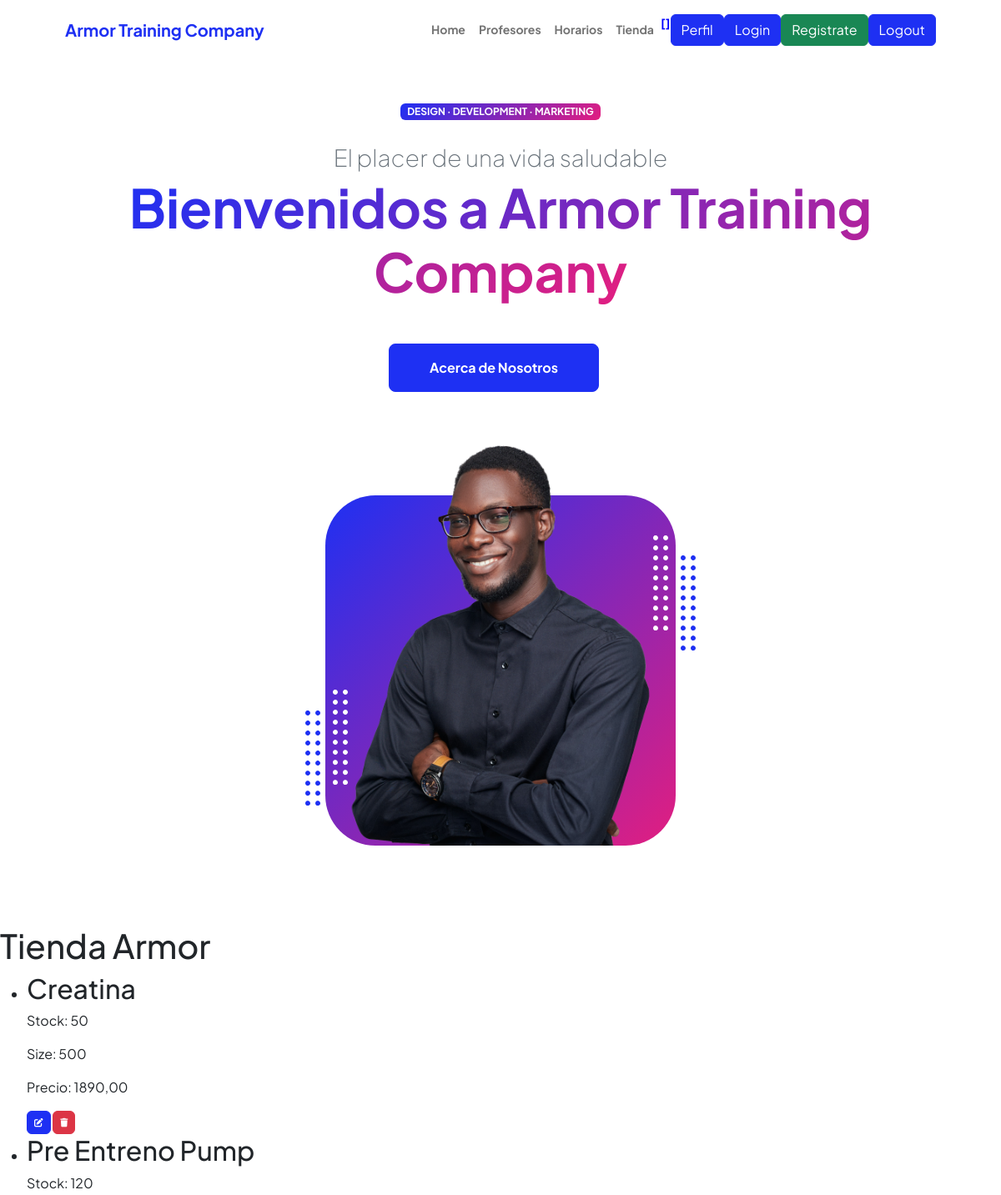
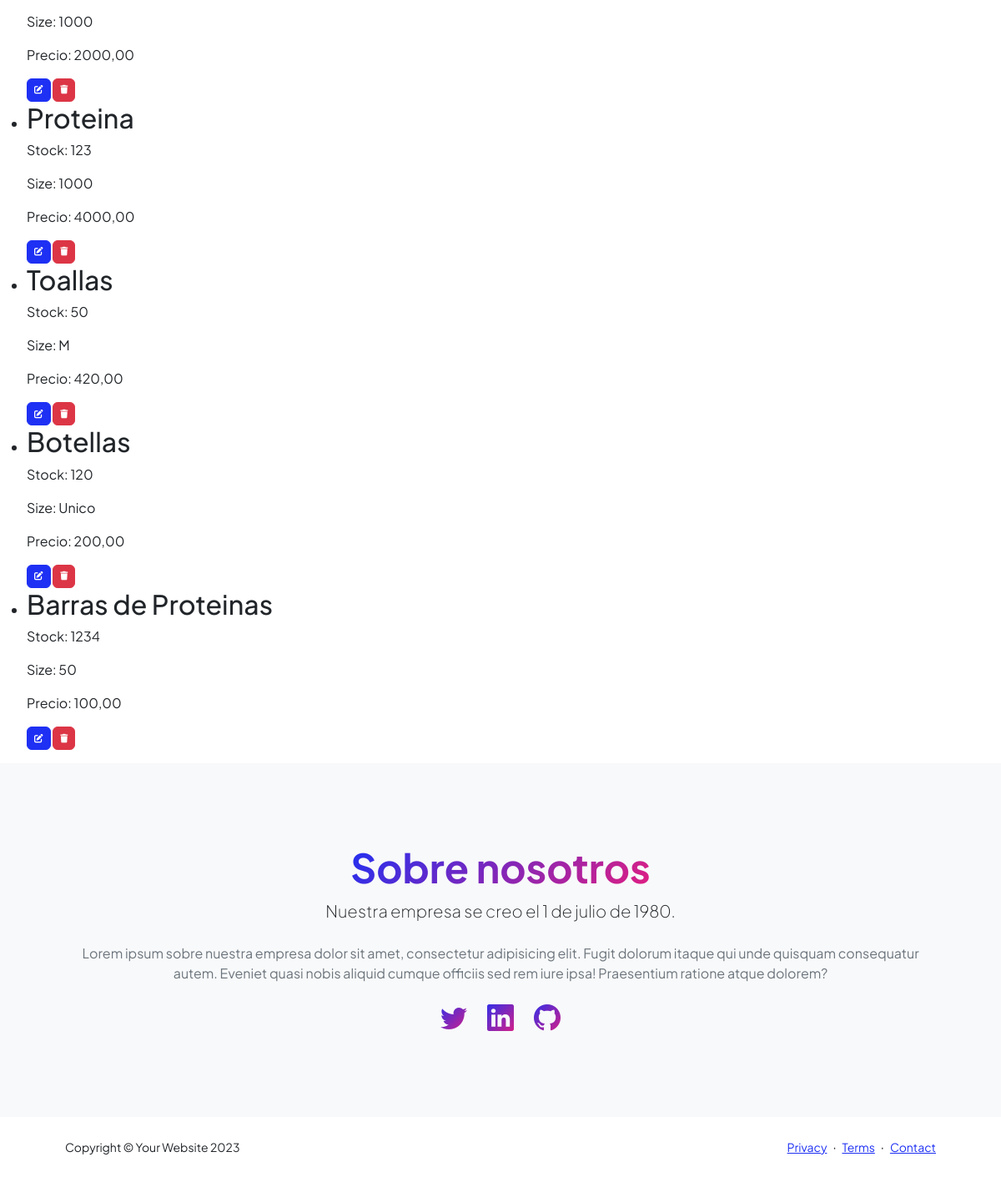
Page /comprar/ (signed in) on the committed database (2 pictures, top to bottom).
### entidades/models.py (models this page shows, shortened)
class Compras(models.Model):
    nombre = models.CharField(max_length=100)
    stock = models.IntegerField()
    size = models.CharField(max_length=50)
    precio = models.DecimalField(max_digits=10, decimal_places=2, default=0.00)

### entidades/views.py (the view)
# urls.py: path('comprar/', comprar, name="comprar"),
@login_required
def comprar(request):
    contexto= {"comprar":Compras.objects.all()}
    return render(request,"entidades/comprar.html", contexto)

### entidades/templates/entidades/comprar.html (shortened to what this page needs)
{% extends 'entidades/index.html' %}
{% block contenido %}
<h1>Tienda Armor</h1>
<ul>
    {% for compra in comprar %}
    <li>
        <h2>{{ compra.nombre }}</h2>
        <p>Stock: {{ compra.stock }}</p>
        <p>Size: {{ compra.size }}</p>
        <p>Precio: {{ compra.precio }}</p>
        <a
            href="{% url 'comprarUpdate' compra.id %}"
            class="btn btn-primary"
            style="--bs-btn-padding-y: .25rem; --bs-btn-padding-x: .5rem; --bs-btn-font-size: .75rem;">
        </a>
        <a
            href="{% url 'comprarDelete' compra.id %}"
            class="btn btn-danger"
            style="--bs-btn-padding-y: .25rem; --bs-btn-padding-x: .5rem; --bs-btn-font-size: .75rem;">
        </a>
    </li>
    {% empty %}
    <li>No hay productos disponibles.</li>
    {% endfor %}
</ul>
{% endblock %}

### entidades/templates/entidades/index.html (shortened to what this page needs)
<!DOCTYPE html>
<html lang="en">
    <head>
        {% load static %}
        <link href="https://cdn.jsdelivr.net/npm/bootstrap-icons@1.8.1/font/bootstrap-icons.css" rel="stylesheet" />
        <link rel="stylesheet" href="https://cdnjs.cloudflare.com/ajax/libs/font-awesome/6.4.0/css/all.min.css">
        <link href="{% static 'css/styles.css' %}" rel="stylesheet" />
    </head>
    <body class="d-flex flex-column h-100">
        <main class="flex-shrink-0">
            <nav class="navbar navbar-expand-lg navbar-light bg-white py-3">
                <div class="container px-5">
                    <a class="navbar-brand" href="{% url 'home' %}"><span class="fw-bolder text-primary">Armor Training Company</span></a>
                    <div class="collapse navbar-collapse" id="navbarSupportedContent">
                        <ul class="navbar-nav ms-auto mb-2 mb-lg-0 small fw-bolder">
                            <li class="nav-item"><a class="nav-link" href="{% url 'home' %}">Home</a></li>
                            <li class="nav-item"><a class="nav-link" href="{% url 'profesores' %}">Profesores</a></li>
                            <li class="nav-item"><a class="nav-link" href="{% url 'visitantes' %}">Horarios</a></li>
                            <li class="nav-item"><a class="nav-link" href="{% url 'comprar' %}">Tienda  </a></li>
                            <p style="color:blue"> [{{user.first_name}}]</p>
                            <a class="btn btn-primary" href="{% url 'perfil' %}">Perfil</a>
                            <a class="btn btn-primary" href="{% url 'login' %}">Login</a>
                            <a class="btn btn-success" href="{% url 'registro' %}">Registrate</a>
                            <a class="btn btn-primary" href="{% url 'logout' %}">Logout</a>
                        </ul>
                    </div>
                </div>
            </nav>
            <header class="py-5">
                <div class="container px-5 pb-5">
                    <div class="row gx-5 align-items-center">
                        <div class="col-xxl-5">
                            <div class="text-center text-xxl-start">
                                <div class="badge bg-gradient-primary-to-secondary text-white mb-4"><div class="text-uppercase">Design &middot; Development &middot; Marketing</div></div>
                                <div class="fs-3 fw-light text-muted">El placer de una vida saludable</div>
                                <h1 class="display-3 fw-bolder mb-5"><span class="text-gradient d-inline">Bienvenidos a Armor Training Company</span></h1>
                                <div class="d-grid gap-3 d-sm-flex justify-content-sm-center justify-content-xxl-start mb-3">
                                    <a class="btn btn-primary btn-lg px-5 py-3 me-sm-3 fs-6 fw-bolder" href="{% url 'home' %}">Acerca de Nosotros</a>
                                </div>
                            </div>
                        </div>
                        <div class="col-xxl-7">
                            <div class="d-flex justify-content-center mt-5 mt-xxl-0">
                                <div class="profile bg-gradient-primary-to-secondary">
                                    <img class="profile-img" src="assets/profile.png" alt="..." />
                                    <div class="dots-1">
                                    </div>
                                    <div class="dots-2">
                                    </div>
                                    <div class="dots-3">
                                    </div>
                                    <div class="dots-4">
                                    </div>
                                </div>
                            </div>
                        </div>
                    </div>
                </div>
            </header>
            {% block contenido %}{% endblock contenido %}
            <section class="bg-light py-5">
                <div class="container px-5">
                    <div class="row gx-5 justify-content-center">
                        <div class="col-xxl-8">
                            <div class="text-center my-5">
                                <h2 class="display-5 fw-bolder"><span class="text-gradient d-inline">Sobre nosotros</span></h2>
                                <p class="lead fw-light mb-4">Nuestra empresa se creo el 1 de julio de 1980.</p>
                                <p class="text-muted">Lorem ipsum sobre nuestra empresa dolor sit amet, consectetur adipisicing elit. Fugit dolorum itaque qui unde quisquam consequatur autem. Eveniet quasi nobis aliquid cumque officiis sed rem iure ipsa! Praesentium ratione atque dolorem?</p>
                                <div class="d-flex justify-content-center fs-2 gap-4">
                                    <a class="text-gradient" href="#!"><i class="bi bi-twitter"></i></a>
                                    <a class="text-gradient" href="#!"><i class="bi bi-linkedin"></i></a>
                                    <a class="text-gradient" href="#!"><i class="bi bi-github"></i></a>
                                </div>
                            </div>
                        </div>
                    </div>
                </div>
            </section>
        </main>
        <footer class="bg-white py-4 mt-auto">
            <div class="container px-5">
                <div class="row align-items-center justify-content-between flex-column flex-sm-row">
                    <div class="col-auto"><div class="small m-0">Copyright &copy; Your Website 2023</div></div>
                    <div class="col-auto">
                        <a class="small" href="#!">Privacy</a>
                        <span class="mx-1">&middot;</span>
                        <a class="small" href="#!">Terms</a>
                        <span class="mx-1">&middot;</span>
                        <a class="small" href="#!">Contact</a>
                    </div>
                </div>
            </div>
        </footer>
    </body>
</html>

### rows in the picture
Compras: nombre "Creatina", stock "50", size "500", precio "1890,00"
Compras: nombre "Pre Entreno Pump", stock "120", size "1000", precio "2000,00"
Compras: nombre "Proteina", stock "123", size "1000", precio "4000,00"
Compras: nombre "Toallas", stock "50", size "M", precio "420,00"
Compras: nombre "Botellas", stock "120", size "Unico", precio "200,00"
Compras: nombre "Barras de Proteinas", stock "1234", size "50", precio "100,00"
